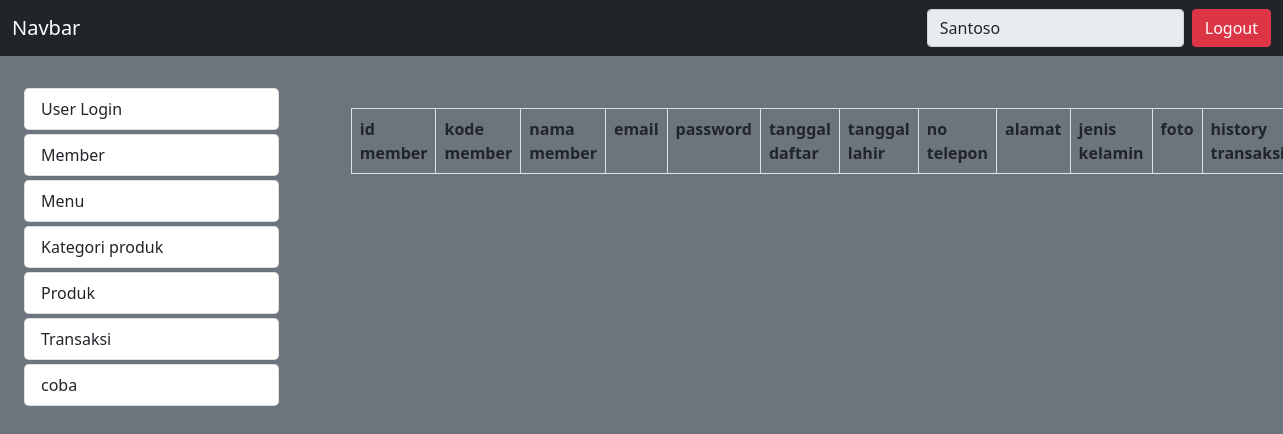
The page /admin/home.php?modul=mod_member (signed in) on the database its author committed.
### tables this page shows
CREATE TABLE `mst_menu` (
  `idmenu` int(11) NOT NULL,
  `kode_menu` varchar(8) NOT NULL,
  `nmmenu` varchar(25) NOT NULL,
  `link` varchar(50) NOT NULL
);

### admin/menu.php (the view, shortened to what this page needs)
<?php
$qry_menu = mysqli_query($koneksidb, "SELECT * FROM mst_menu");
while ($row = mysqli_fetch_array($qry_menu)) {
?>
<a href="?modul=<?= $row['link']; ?>" style="text-decoration: none;" class="links1">
	<li class="list-group-item links rounded-3 mt-1"><?= $row["nmmenu"]; ?></li>
</a>
<?php
}
?>

### admin/home.php (style rules this page uses)
body { padding-top: 60px; }

### rows shown on the page
mst_menu: nmmenu "User Login"
mst_menu: nmmenu "Member"
mst_menu: nmmenu "Menu"
mst_menu: nmmenu "Kategori produk"
mst_menu: nmmenu "Produk"
mst_menu: nmmenu "Transaksi"
mst_menu: nmmenu "coba"
